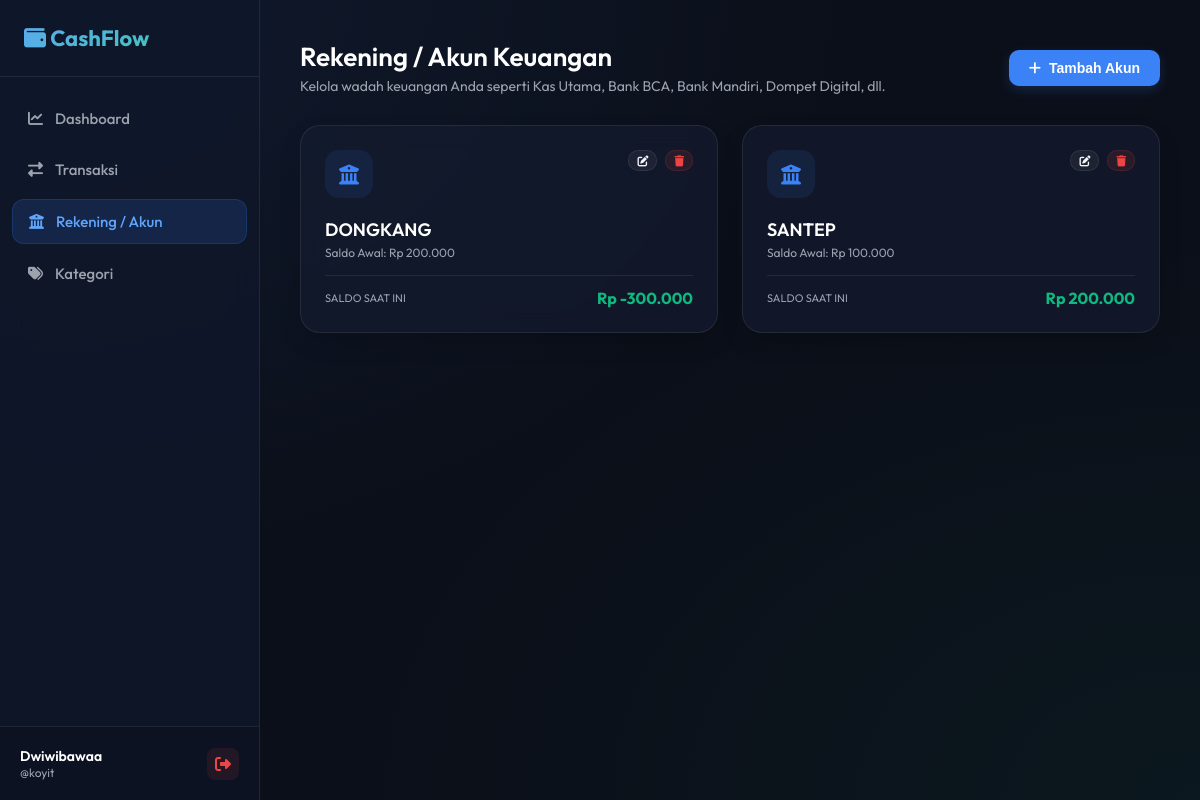
Page /akun.php (signed in) on the committed database.
### tables this page shows
CREATE TABLE `akun` (
  `id` bigint(20) NOT NULL,
  `nama_akun` varchar(100) NOT NULL,
  `saldo_awal` decimal(15,2) NOT NULL DEFAULT 0.00,
  `created_at` timestamp NOT NULL DEFAULT current_timestamp()
);

### config/database.php (called while the page is built, shortened)
<?php
function formatRupiah($angka) {
    return 'Rp ' . number_format($angka, 0, ',', '.');
}

### akun.php (the view, shortened to what this page needs)
<?php
require_once 'includes/header.php';
$db = getDBConnection();
$query = "
    SELECT a.id, a.nama_akun, a.saldo_awal,
           COALESCE(SUM(CASE WHEN t.jenis = 'masuk' THEN t.nominal ELSE 0 END), 0) as total_masuk,
           COALESCE(SUM(CASE WHEN t.jenis = 'keluar' THEN t.nominal ELSE 0 END), 0) as total_keluar
    FROM akun a
    LEFT JOIN transaksi t ON a.id = t.akun_id
    GROUP BY a.id, a.nama_akun, a.saldo_awal
    ORDER BY a.nama_akun ASC
";
$accounts = $db->query($query)->fetchAll();
?>
<div class="page-header">
    <div>
        <h2>Rekening / Akun Keuangan</h2>
        <p>Kelola wadah keuangan Anda seperti Kas Utama, Bank BCA, Bank Mandiri, Dompet Digital, dll.</p>
    </div>
    <div>
        <button class="btn btn-primary" onclick="openModal('addAccountModal')">
            <i class="fa-solid fa-plus"></i> Tambah Akun
        </button>
    </div>
</div>
<div class="stats-grid">
    <?php foreach ($accounts as $acc): ?>
        <?php
        $acc_balance = (float)$acc['saldo_awal'] + (float)$acc['total_masuk'] - (float)$acc['total_keluar'];
        ?>
        <div class="card account-card-large">
            <div>
                <div class="flex-between-start">
                    <div class="card-icon icon-blue">
                        <i class="fa-solid fa-building-columns fa-lg"></i>
                    </div>
                    <div class="flex-gap-8">
                        <button class="btn btn-secondary btn-secondary-xs"
                                onclick="editAccount(<?= $acc['id']; ?>, '<?= htmlspecialchars($acc['nama_akun'], ENT_QUOTES); ?>', <?= $acc['saldo_awal']; ?>)">
                            <i class="fa-solid fa-edit"></i>
                        </button>
                        <a href="akun.php?delete=<?= $acc['id']; ?>"
                           class="btn btn-danger btn-secondary-xs"
                           onclick="return confirm('Apakah Anda yakin ingin menghapus akun ini? Menghapus akun akan menghapus semua transaksi terkait!')">
                            <i class="fa-solid fa-trash"></i>
                        </a>
                    </div>
                </div>
                <div class="account-card-title">
                    <?= htmlspecialchars($acc['nama_akun']) ?>
                </div>
                <div class="account-card-starting">
                    Saldo Awal: <?= formatRupiah($acc['saldo_awal']) ?>
                </div>
            </div>
            <div class="account-card-footer">
                <span class="account-card-label">Saldo Saat Ini</span>
                <span class="account-card-balance"><?= formatRupiah($acc_balance) ?></span>
            </div>
        </div>
    <?php endforeach; ?>
</div>
<?php
require_once 'includes/footer.php';
?>

### css/style.css (style rules this page uses)
:root { --bg-main: #0b0f19; --bg-card: rgba(20, 28, 47, 0.7); --border-color: rgba(255, 255, 255, 0.08); --border-focus: #3b82f6; --primary: #3b82f6; --primary-hover: #2563eb; --success: #10b981; --success-hover: #059669; --danger: #ef4444; --danger-hover: #dc2626; --warning: #f59e0b; --text-main: #f3f4f6; --text-muted: #9ca3af; --sidebar-width: 260px; --transition: all 0.3s cubic-bezier(0.4, 0, 0.2, 1); --glow-blue: rgba(59, 130, 246, 0.15); --glow-emerald: rgba(16, 185, 129, 0.15); }
* { box-sizing: border-box; margin: 0; padding: 0; }
body { font-family: 'Outfit', 'Inter', sans-serif; background-color: var(--bg-main); background-image: radial-gradient(at 0% 0%, rgba(59, 130, 246, 0.1) 0px, transparent 50%), radial-gradient(at 100% 100%, rgba(16, 185, 129, 0.05) 0px, transparent 50%); background-attachment: fixed; color: var(--text-main); min-height: 100vh; overflow-x: hidden; }
.page-header { display: flex; justify-content: space-between; align-items: center; margin-bottom: 30px; }
.page-header h2 { font-size: 26px; font-weight: 600; color: #ffffff; }
.page-header p { color: var(--text-muted); font-size: 14px; margin-top: 4px; }
.stats-grid { display: grid; grid-template-columns: repeat(auto-fit, minmax(240px, 1fr)); gap: 24px; margin-bottom: 35px; }
.card { background: var(--bg-card); border: 1px solid var(--border-color); border-radius: 20px; padding: 24px; box-shadow: 0 10px 30px -10px rgba(0,0,0,0.3); backdrop-filter: blur(12px); transition: var(--transition); position: relative; overflow: hidden; }
.card-icon { display: flex; align-items: center; justify-content: center; width: 48px; height: 48px; border-radius: 14px; margin-bottom: 20px; }
.icon-blue { background: rgba(59, 130, 246, 0.1); color: var(--primary); }
.btn { display: inline-flex; align-items: center; gap: 8px; padding: 10px 20px; font-size: 14px; font-weight: 600; border-radius: 10px; border: none; cursor: pointer; transition: var(--transition); text-decoration: none; }
.btn-primary { background: var(--primary); color: #ffffff; box-shadow: 0 4px 12px rgba(59, 130, 246, 0.2); }
.btn-danger { background: rgba(239, 68, 68, 0.1); color: var(--danger); border: 1px solid rgba(239, 68, 68, 0.15); }
.btn-secondary { background: rgba(255, 255, 255, 0.05); color: var(--text-main); border: 1px solid var(--border-color); }
.flex-between-start { display: flex; justify-content: space-between; align-items: flex-start; }
.flex-gap-8 { display: flex; gap: 8px; }
.account-card-large { display: flex; flex-direction: column; justify-content: space-between; min-height: 180px; }
.account-card-title { font-size: 18px; font-weight: 600; color: #ffffff; margin-bottom: 4px; }
.account-card-starting { font-size: 12px; color: var(--text-muted); }
.account-card-footer { border-top: 1px solid var(--border-color); margin-top: 15px; padding-top: 12px; display: flex; justify-content: space-between; align-items: center; }
.account-card-label { font-size: 11px; color: var(--text-muted); text-transform: uppercase; }
.account-card-balance { font-weight: 700; font-size: 16px; color: #10b981; }
.btn-secondary-xs { padding: 4px 8px !important; font-size: 11px !important; }

### rows in the picture
akun: nama_akun "DONGKANG", saldo_awal "Rp 200.000", acc_balance "Rp -300.000"
akun: nama_akun "SANTEP", saldo_awal "Rp 100.000", acc_balance "Rp 200.000"

### other values in the picture
$currentUser['nama'] "Dwiwibawaa"
$currentUser['username'] "koyit"
